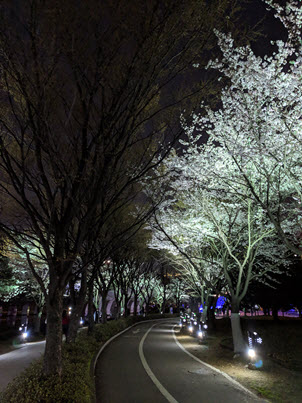
#> input picture [6] 빅데이터 분석 플랫폼 시스템 개발/images/Etc_JPG(rectangle)/night_flower05.jpg, 302 x 403 px, given in place of sky01.jpg, which was not available
$ python '13-07 OpenCV 연습.py'   (older library calls are emulated)
#> lines starting #> are read from the running program, lines starting #| are printed output that depends on the picture; pictures that were not available may be replaced by others from this repository, and a replacement may not be noted
import cv2
import random
import numpy as np

image_path = 'C:\\images\\Etc_JPG(rectangle)\\'
imgList = ['airplane.jpg','flower01.jpg','flower02.jpg',
           'garden01.jpg','garden02.jpg','garden03.jpg',
           'garden04.jpg','garden05.jpg','garden06.jpg',
           'garden07.jpg','lake01.jpg','lake02.jpg',
           'lake03.jpg','lake04.jpg','night_flower01.jpg',
           'night_flower02.jpg','night_flower03.jpg','night_flower04.jpg',
           'night_flower05.jpg','night_flower06.jpg','night_flower07.jpg',
           'ocean01.jpg','ocean02.jpg','ocean03.jpg',
           'ocean04.jpg','ocean05.jpg','ocean06.jpg','sky01.jpg','tank.jpg']

fileRandomPath = image_path + random.choice(imgList)


##OpenCV 함수 사용법
cvInPhoto = cv2.imread(fileRandomPath)
#> cvInPhoto is the input picture: shape (403, 302, 3); mean B, G, R 51.5, 55.8, 55.4

# [10 lines of commented-out code are left out]
cvOutPhoto = cv2.cvtColor(cvInPhoto, cv2.COLOR_BGR2GRAY)
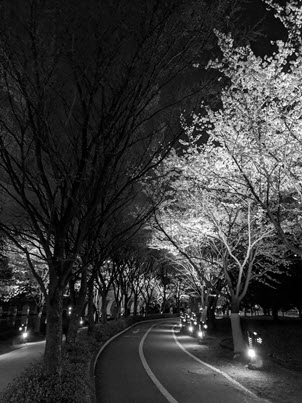
#> cvOutPhoto: shape (403, 302); min 0, max 255, mean 55.2
cvOutPhoto = cv2.medianBlur(cvOutPhoto, 7)
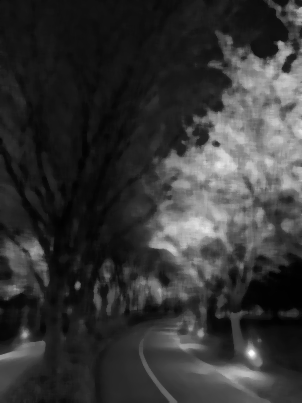
#> cvOutPhoto: shape (403, 302); min 1, max 251, mean 53.4
edigs = cv2.Laplacian(cvOutPhoto, cv2.CV_8U, ksize=5)
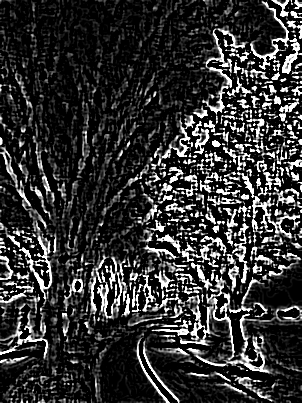
#> edigs: shape (403, 302); min 0, max 255, mean 50.9
ret, mask = cv2.threshold(edigs, 100, 255, cv2.THRESH_BINARY_INV)
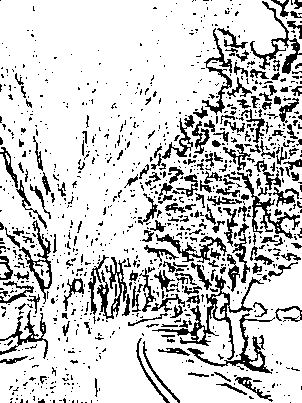
#> mask: shape (403, 302); 81% white; black in thin lines or dots
cvOutPhoto = cv2.cvtColor(mask, cv2.COLOR_GRAY2BGR)
#> cvOutPhoto: shape (403, 302, 3); 81% white; black in thin lines or dots

cv2.imshow("Out",cvOutPhoto)
cv2.imshow("In",cvInPhoto)
cv2.waitKey()
